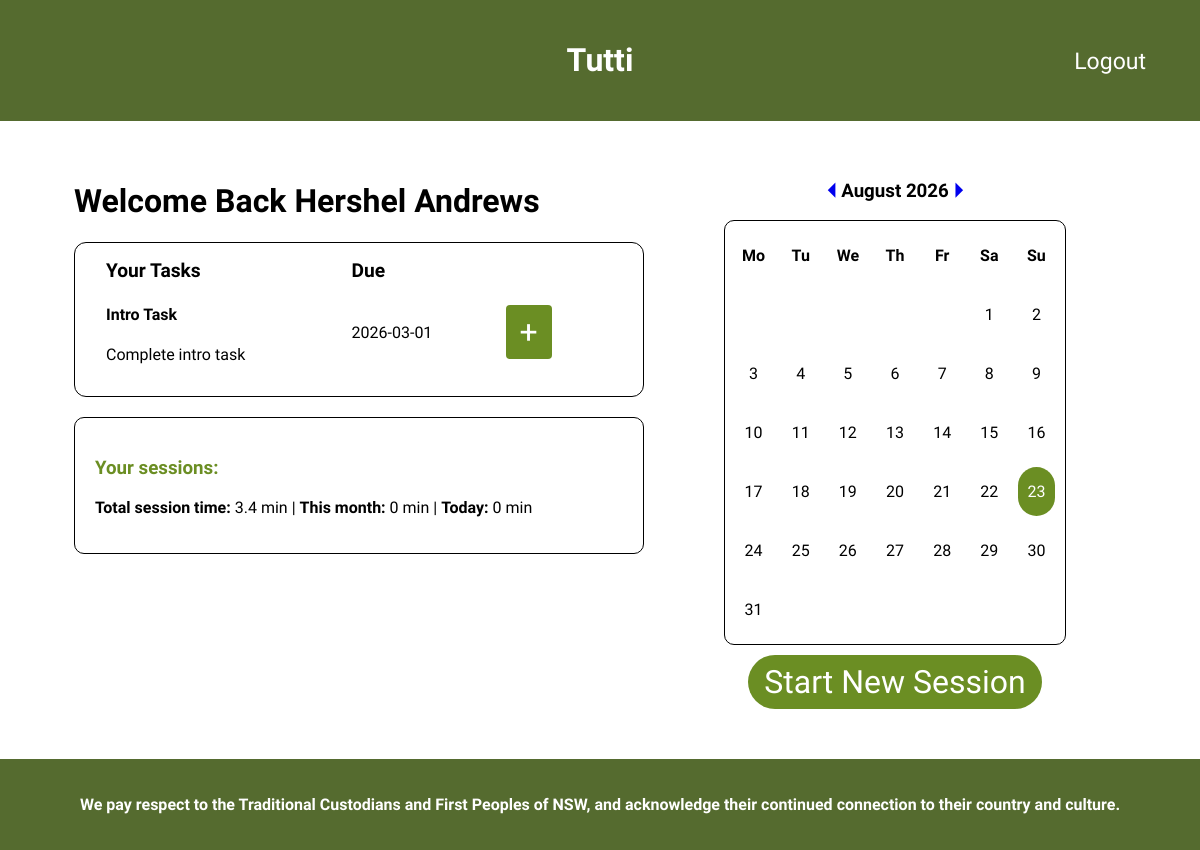
Page /student_main (signed in) on the committed database.
### tables this page shows
CREATE TABLE users(
                    id INTEGER PRIMARY KEY AUTOINCREMENT,
                    username TEXT UNIQUE NOT NULL,
                    password_hash TEXT NOT NULL,
                    role TEXT NOT NULL CHECK(role IN ('user','admin')),
                    class_id INTEGER NOT NULL,
                    created_at TEXT DEFAULT CURRENT_TIMESTAMP,
                    FOREIGN KEY (class_id) REFERENCES classes(id)
                    );

CREATE TABLE tasks(
                    id INTEGER PRIMARY KEY AUTOINCREMENT,
                    name TEXT NOT NULL,
                    desc TEXT NOT NULL,
                    due TEXT NOT NULL,
                    class_id INTEGER NOT NULL,
                    FOREIGN KEY (class_id) REFERENCES classes(id)
                    );

### app.py (the view)
@app.route("/student_main", methods=["GET", "POST"])
@app.route("/student_main/<int:year>/<int:month_num>/", methods=["GET", "POST"])
@check_permissions("user") # Decorator ensures only student's access the the student page
def student_main(year=None, month_num=None):
    conn = sqlite3.connect('tutti.db')
    cursor = conn.cursor()
    dt = date.today()
    if (year is None or month_num is None) or (year==dt.year and month_num == dt.month) : # Check whether the route recieved any year/month data from the url
        year = dt.year
        month_num = int(dt.month)
        curr_day = int(dt.strftime("%d"))
        month_str = dt.strftime("%B")
    else:
        temp_dt = date(year, month_num, 1)
        curr_day = None
        month_str = temp_dt.strftime("%B")
    prev_month = month_num - 1
    prev_year = year
    if prev_month == 0:
        prev_month = 12
        prev_year -= 1
    next_month = month_num + 1
    next_year = year
    if next_month == 13:
        next_month = 1
        next_year += 1
    cale = calendar.monthcalendar(year, month_num)
    current_month = []
    for week in cale:
        current_month.append(week)
    cursor.execute("SELECT username, id FROM users WHERE username = ?", (session['username'],))
    row = cursor.fetchone()
    username = row[0]
    user_id = row[1]
    cursor.execute("SELECT task_id FROM user_tasks WHERE user_id = ? AND completed = 0", (user_id,))
    task_ids = cursor.fetchall()
    tasks = []
    if not task_ids:
        tasks = "You have no tasks to complete!"
        pasttasks = []
        futtasks = []
    else:
        for row in task_ids:
            cursor.execute("SELECT * FROM tasks WHERE id = ?", (row[0],))
            tup = cursor.fetchone()
            task = list(tup)
            tasks.append(task)
        tasks = sorted(tasks, key=lambda x: x[3]) # Sort by their due date so that the oldest are at the top
        pasttasks = []
        futtasks = []
        for i in tasks:
            y, m, d = map(int, i[3].split("-"))
            task_date = date(y, m, d)
            if year == y and month_num == m:
                if task_date < dt:
                    pasttasks.append(int(task_date.strftime("%d")))
                else:
                    futtasks.append(int(task_date.strftime("%d")))
    cursor.execute("SELECT time, date FROM sessions WHERE user_id = ?", (user_id,))
    times_raw = cursor.fetchall()
    total_time = 0
    month_time = 0
    today_time = 0
    for time in times_raw:
        total_time += time[0] # Add all the session times together
        y, m, d = map(int, time[1].split("-"))
        if m == month_num:
            month_time += time[0]
            task_date = date(y, m, d)
            if task_date == dt:
                today_time += time[0]
    conn.commit()
    conn.close()
    return render_template("student_main.html",
                           username=username,
                           month=month_str,
                           curr_day=curr_day,
                           current_month=current_month,
                           year=year,
                           prev_year=prev_year,
                           prev_month=prev_month,
                           next_year=next_year,
                           next_month=next_month,
                           tasks=tasks,
                           pasttasks=pasttasks,
                           futtasks=futtasks,
                           total_time=total_time,
                           month_time=month_time,
                           today_time=today_time) # Send EVERYTHING to the HTML

### app.py (called while the page is built)
def check_permissions(r_role): # The decorator that checks the user is the correct role to access each route
    def decorator(f):
        @wraps(f)
        def wrapper(*args, **kwargs):
            user_id = session.get('user_id')
            if not user_id:
                return redirect('/unauthorised')
            conn = sqlite3.connect('tutti.db')
            cursor = conn.cursor()
            cursor.execute("SELECT role FROM users WHERE id = ?", (user_id,))
            row = cursor.fetchone()
            conn.close()
            if not row or row[0] != r_role:
                return redirect('/unauthorised')
            return f(*args, **kwargs)
        return wrapper
    return decorator

@app.before_request
def make_session_permanent(): # Tells flask that it should enforce the session lifetime of each user
    session.permanent = True

### templates/student_main.html (shortened to what this page needs)
{% extends "layout.html" %}
{% block body %}
<div class="header-whitespace"></div>
<div class="actions-container">
    <form action="{{ url_for('logout') }}" method="get" style="display: inline;">
        <button type="submit">Logout</button>
    </form>
</div>
<div class="student_main_view">
    <div class="left_student_view">
        <div class="tasks">
            <h1>Welcome Back {{username}}</h1>
            <table class="tasks-table">
                <tr>
                    <th id="task_name">Your Tasks</th>
                    <th id="due_date">Due</th>
                    <th id="button"></th>
                </tr>
                <tbody>
                    {% if tasks is string %}
                        <tr>
                            <td colspan="8" id="task-txt">
                                {{ tasks }}
                            </td>
                        </tr>
                    {% else %}
                        {% for row in tasks %}
                        <tr>
                            <td>
                                <h4>{{ row[1] }}</h4>
                                <p>{{ row[2] }}</p>
                            </td>
                            <td>{{ row[3] }}</td>
                            <td><button class="open-popup" onclick="openPopup({{ row[0] }})">+</button></td>
                        {% endfor %}
                    {% endif %}
                </tbody>
            </table>
        </div>
        <div class="time_data">
            <h3>Your sessions:</h3>
            <p><b>Total session time: </b>{{ total_time }} min | <b>This month: </b>{{ month_time }} min | <b>Today: </b>{{ today_time }} min</p>
        </div>
    </div>
    <div class="calendar">
        <div class="calendar-nav">
            <h3><a href="{{ url_for('student_main', year=prev_year, month_num=prev_month) }}">&#9204;    </a>{{ month }} {{ year }}<a href="{{ url_for('student_main', year=next_year, month_num=next_month) }}">    &#9205;</a></h3>
        </div>
        <table>
            <tr>
                <th>Mo</th>
                <th>Tu</th>
                <th>We</th>
                <th>Th</th>
                <th>Fr</th>
                <th>Sa</th>
                <th>Su</th>
            </tr>
            {% for week in current_month %}
            <tr>
                {% for day in week %}
                    {% if day == 0 %}
                        <td></td>
                    {% elif day == curr_day %}
                        <td style="background-color: olivedrab; color: white;">{{ day }}</td>
                    {% elif day in futtasks %}
                        <td style="background-color: rgb(216, 231, 188);">{{ day }}</td>
                    {% elif day in pasttasks %}
                        <td style="background-color: rgb(254, 225, 225);">{{ day }}</td>
                    {% else %}
                        <td>{{ day }}</td>
                    {% endif %}
                {% endfor %}
            </tr>
            {% endfor %}
        </table>
        <td><button class="open-popup" onclick="openPopup(null)">Start New Session</button></td>
    </div>
</div>
<div class="header-whitespace"></div>
{% endblock %}

### static/style.css (style rules this page uses)
* { font-family: 'Comfortaa', sans-serif; box-sizing: border-box; }
.header-whitespace { padding: 20px; }
html, body { height: 100%; margin: 0; }
.actions-container { position: absolute; top: 30px; right: 30px; font-size: 1.2em; }
.actions-container button, .actions-container select { font-size: 1.2em; color: white; background-color: transparent; border: transparent; box-shadow: none; padding-left: 20px; }
.student_main_view { width: 95%; display: flex; gap: 5rem; justify-content: center; }
.calendar { width: 30%; text-align: center; }
.calendar-nav a { text-decoration: none; }
.calendar table { width: 100%; border: 1px solid black; border-radius: 10px; border-collapse: separate; border-spacing: 10px; table-layout: fixed; }
.calendar th, .calendar td { text-align: center; padding: 15px 5px; border-radius: 30px; }
.left_student_view { width: 50%; }
.tasks table { width: 100%; border: 1px solid black; border-radius: 12px; border-spacing: 0; text-align: left; padding: 15px 30px; }
.tasks th { font-size: 1.2em; }
.tasks td { border-bottom: 1px solid black; }
.tasks tr:last-child td { border-bottom: none; }
.time_data { padding: 20px; border-radius: 10px; border: 1px solid black; margin-top: 20px; }
.time_data h3, .sml-time_data h3 { color: olivedrab; }
button, .tasks button, .open-popup, .stopwatch-submit, .sml-actions-container button, .make_admin { background: olivedrab; color: white; border: none; padding: 8px 14px; border-radius: 4px; }
.open-popup { font-size: 2em; padding: 8px 16px; border-radius: 30px; }
.task-contents input, button { margin: 10px; }

### rows in the picture
users: username "Hershel Andrews"
tasks: name "Intro Task", desc "Complete intro task", due "2026-03-01"

### other values in the picture
{{ total_time }} "3.4"
{{ month_time }} "0"
{{ today_time }} "0"
{{ month }} "August"
{{ year }} "2026"
{{ day }} "1" "2" "3" "4" "5" "6" "7" "8" "9" "10" "11" "12" "13" "14" "15" "16" "17" "18" "19" "20" "21" "22" "24" "25" "26" "27" "28" "29" "30" "31"
{{ day }} "23"
